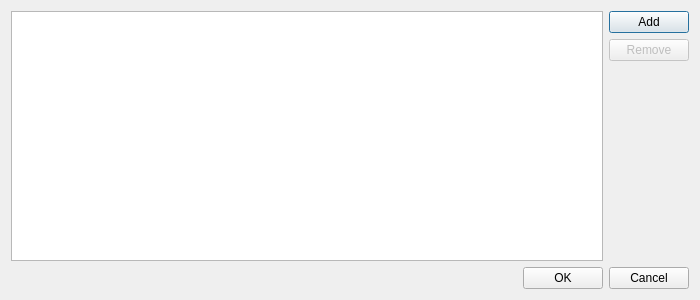
<?xml version="1.0" encoding="UTF-8"?>
<ui version="4.0">
 <class>CollectionDialog</class>
 <widget class="QDialog" name="CollectionDialog">
  <property name="geometry">
   <rect>
    <x>0</x>
    <y>0</y>
    <width>700</width>
    <height>300</height>
   </rect>
  </property>
  <property name="windowTitle">
   <string>Collection of directories</string>
  </property>
  <layout class="QHBoxLayout" name="horizontalLayout_2">
   <item>
    <layout class="QVBoxLayout" name="verticalLayout_2">
     <item>
      <layout class="QHBoxLayout" name="horizontalLayout">
       <item>
        <widget class="QListWidget" name="listWidget"/>
       </item>
       <item>
        <layout class="QVBoxLayout" name="verticalLayout">
         <item>
          <widget class="QPushButton" name="addDirButton">
           <property name="text">
            <string>Add</string>
           </property>
           <property name="default">
            <bool>true</bool>
           </property>
          </widget>
         </item>
         <item>
          <widget class="QPushButton" name="delDirButton">
           <property name="enabled">
            <bool>false</bool>
           </property>
           <property name="text">
            <string>Remove</string>
           </property>
          </widget>
         </item>
         <item>
          <spacer name="verticalSpacer">
           <property name="orientation">
            <enum>Qt::Vertical</enum>
           </property>
           <property name="sizeHint" stdset="0">
            <size>
             <width>20</width>
             <height>40</height>
            </size>
           </property>
          </spacer>
         </item>
        </layout>
       </item>
      </layout>
     </item>
     <item>
      <widget class="QDialogButtonBox" name="buttonBox">
       <property name="orientation">
        <enum>Qt::Horizontal</enum>
       </property>
       <property name="standardButtons">
        <set>QDialogButtonBox::Cancel|QDialogButtonBox::Ok</set>
       </property>
      </widget>
     </item>
    </layout>
   </item>
  </layout>
 </widget>
 <resources/>
 <connections>
  <connection>
   <sender>buttonBox</sender>
   <signal>accepted()</signal>
   <receiver>CollectionDialog</receiver>
   <slot>accept()</slot>
   <hints>
    <hint type="sourcelabel">
     <x>248</x>
     <y>254</y>
    </hint>
    <hint type="destinationlabel">
     <x>157</x>
     <y>274</y>
    </hint>
   </hints>
  </connection>
  <connection>
   <sender>buttonBox</sender>
   <signal>rejected()</signal>
   <receiver>CollectionDialog</receiver>
   <slot>reject()</slot>
   <hints>
    <hint type="sourcelabel">
     <x>316</x>
     <y>260</y>
    </hint>
    <hint type="destinationlabel">
     <x>286</x>
     <y>274</y>
    </hint>
   </hints>
  </connection>
 </connections>
</ui>
